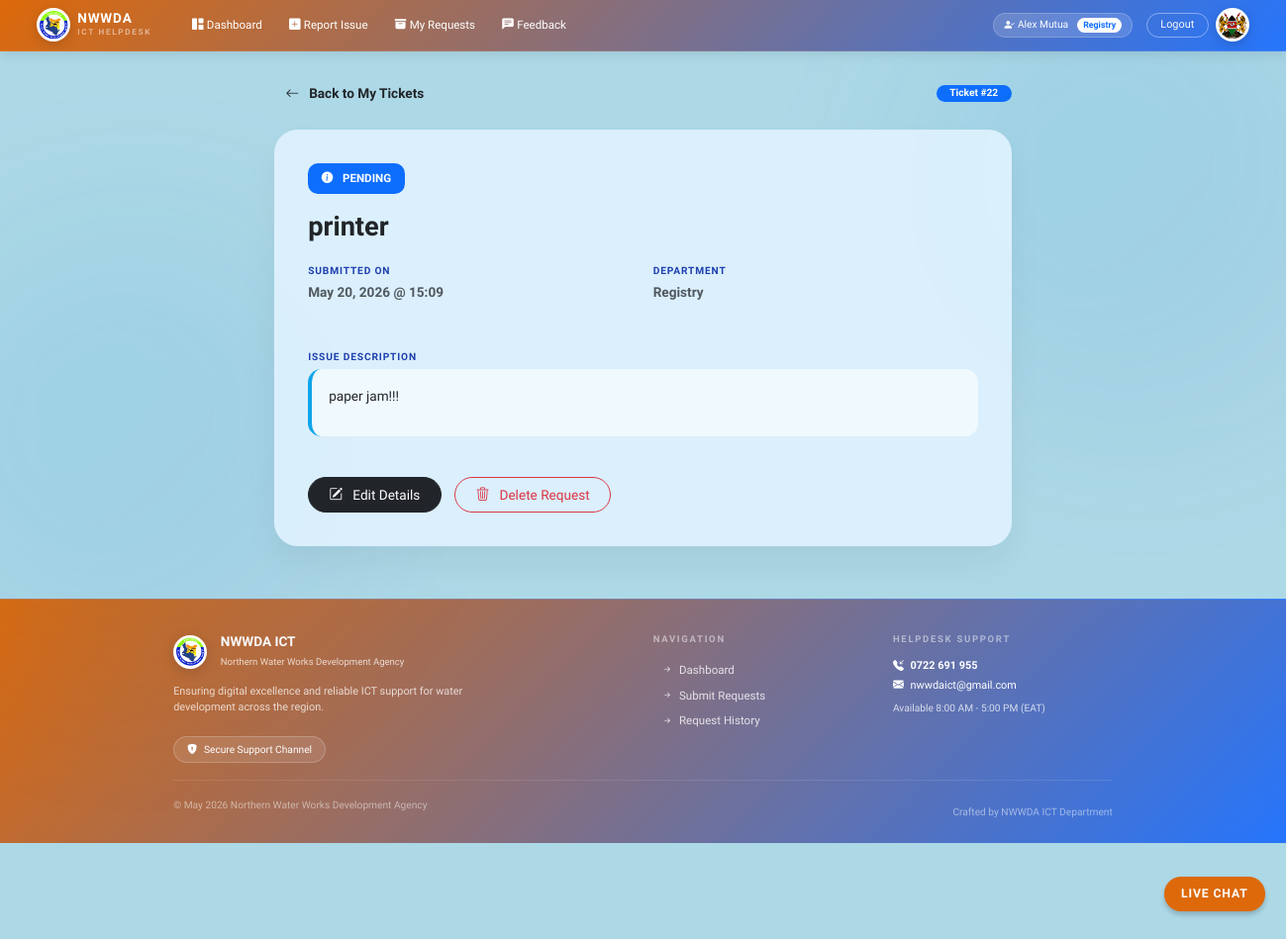
/ticket/22/ (signed in), run on the app's committed database.
### tickets/models.py (models this page shows, shortened)
class Profile(models.Model):
    user = models.OneToOneField(User, on_delete=models.CASCADE)
    department = models.CharField(max_length=50, choices=DEPARTMENTS, default='ICT')

class Ticket(models.Model):
    STATUS_CHOICES = [('Pending', 'Pending'), ('In Progress', 'In Progress'), ('Resolved', 'Resolved')]
    PRIORITY_CHOICES = [('Low', 'Low'), ('Medium', 'Medium'), ('High', 'High')]
    title = models.CharField(max_length=200)
    description = models.TextField()
    status = models.CharField(max_length=20, choices=STATUS_CHOICES, default='Pending')
    priority = models.CharField(max_length=20, choices=PRIORITY_CHOICES, default='Medium')
    created_by = models.ForeignKey(User, on_delete=models.CASCADE)
    created_at = models.DateTimeField(auto_now_add=True)
    updated_at = models.DateTimeField(auto_now=True)

### tickets/views.py (the view)
# urls.py: path('ticket/<int:pk>/', views.ticket_detail, name='ticket_detail'),
@login_required(login_url='/login/')
def ticket_detail(request, pk):
    ticket = get_object_or_404(Ticket, pk=pk, created_by=request.user)
    if ticket.status != 'Pending':
        messages.warning(request, "This ticket is now being processed by ICT and is locked for edits.")
        return redirect('my_tickets')
    return render(request, 'ticket_detail.html', {'ticket': ticket})

### tickets/context_processors.py (called while the page is built)
def ticket_stats(request):
    today = timezone.now().date()
    pending_count = Ticket.objects.filter(status__icontains='pending').count()
    in_progress_count = Ticket.objects.filter(status__icontains='progress').count()
    resolved_today = Ticket.objects.filter(
        status__icontains='resolved',
        updated_at__date=today
    ).count()
    total_resolved = Ticket.objects.filter(status__icontains='resolved').count()
    return {
        'pending_count': pending_count,
        'in_progress_count': in_progress_count,
        'resolved_today_count': resolved_today,
        'total_resolved_count': total_resolved,
        'resolved_count': resolved_today,
    }

### tickets/templates/ticket_detail.html (shortened to what this page needs)
{% extends 'base.html' %}
{% block content %}
<div class="blob blob-1"></div>
<div class="blob blob-2"></div>
<div class="container pt-2 pb-5 animate-up" style="max-width: 900px;">
    <div class="d-flex justify-content-between align-items-center mb-4">
        <a href="{% url 'my_tickets' %}" class="btn btn-link text-decoration-none text-dark fw-bold">
            <i class="bi bi-arrow-left me-2"></i> Back to My Tickets
        </a>
        <span class="badge bg-primary rounded-pill px-3">Ticket #{{ ticket.id }}</span>
    </div>
    <div class="glass-detail-card">
        <div class="status-badge {% if ticket.status == 'Resolved' %}bg-success text-white{% else %}bg-primary text-white{% endif %}">
            <i class="bi bi-info-circle-fill me-2"></i> {{ ticket.status|default:"Pending" }}
        </div>
        <h2 class="fw-bold text-dark mb-4">{{ ticket.title }}</h2>
        <div class="row mb-4">
            <div class="col-md-6 mb-3">
                <span class="meta-label">Submitted On</span>
                <p class="fw-bold text-muted">{{ ticket.created_at|date:"F d, Y @ H:i" }}</p>
            </div>
            <div class="col-md-6 mb-3">
                <span class="meta-label">Department</span>
                <p class="fw-bold text-muted">
                    {% if ticket.department %}
                        {{ ticket.department }}
                    {% else %}
                        {{ user.profile.department }}
                    {% endif %}
                </p>
            </div>
        </div>
        <div class="mb-5">
            <span class="meta-label">Issue Description</span>
            <div class="detail-box">
                {{ ticket.description|linebreaks }}
            </div>
        </div>
        <div class="d-flex gap-3">
            <a href="{% url 'update_ticket' ticket.pk %}" class="btn btn-dark rounded-pill px-4 py-2">
                <i class="bi bi-pencil-square me-2"></i> Edit Details
            </a>
            <a href="{% url 'delete_ticket' ticket.pk %}" class="btn btn-outline-danger rounded-pill px-4 py-2">
                <i class="bi bi-trash3 me-2"></i> Delete Request
            </a>
        </div>
    </div>
</div>
{% endblock %}

### tickets/templates/base.html (shortened to what this page needs)
{% load static %}
<!DOCTYPE html>
<html lang="en">
<head>
    <link href="https://cdn.jsdelivr.net/npm/bootstrap@5.3.0/dist/css/bootstrap.min.css" rel="stylesheet">
    <link rel="stylesheet" href="https://cdn.jsdelivr.net/npm/bootstrap-icons@1.11.1/font/bootstrap-icons.css">
</head>
<body>
<nav class="navbar navbar-expand-lg navbar-custom sticky-top">
    <div class="container-fluid">
        <a class="navbar-brand d-flex align-items-center" href="{% url 'home' %}">
            <img src="{% static 'images/logo.jpg' %}" alt="NWWDA Logo" class="brand-logo">
            <div class="ms-2">
                <div class="text-white fw-bold lh-1" style="letter-spacing: 1px; font-size: 1rem;">NWWDA</div>
                <div class="text-white-50 small fw-semibold" style="font-size: 0.6rem; text-transform: uppercase;">ICT Helpdesk</div>
            </div>
        </a>
        <div class="collapse navbar-collapse" id="navbarNav">
            <ul class="navbar-nav me-auto mb-2 mb-lg-0 ms-lg-3">
                <li class="nav-item"><a class="nav-link" href="{% url 'home' %}"><i class="bi bi-grid-1x2-fill me-1"></i>Dashboard</a></li>
                <li class="nav-item"><a class="nav-link" href="{% url 'create_ticket' %}"><i class="bi bi-plus-square-fill me-1"></i>Report Issue</a></li>
                <li class="nav-item"><a class="nav-link" href="{% url 'my_tickets' %}"><i class="bi bi-archive-fill me-1"></i>My Requests</a></li>
                <li class="nav-item"><a class="nav-link" href="{% url 'submit_feedback' %}"><i class="bi bi-chat-left-text-fill me-1"></i>Feedback</a></li>
            </ul>
            <div class="d-flex align-items-center gap-3">
                <div class="user-profile-tag d-none d-md-block">
                    <i class="bi bi-person-check-fill me-1"></i>{{ user.get_full_name }}
                    <span class="badge bg-white text-primary rounded-pill ms-2" style="font-size: 0.65rem; ">{{ user.profile.department }}</span>
                </div>
                <div class="d-flex align-items-center gap-2">
                    <form action="{% url 'staff_logout' %}" method="post" class="m-0">
                        <button type="submit" class="btn btn-outline-light btn-sm rounded-pill px-3" style="border-color: rgba(255,255,255,0.4); font-size: 0.8rem;">
                            Logout
                        </button>
                    </form>
                    <img src="{% static 'images/coa.png' %}" alt="Coat of Arms" class="brand-logo">
                </div>
            </div>
        </div>
    </div>
</nav>
<div class="container-main">
    <div class="animate-up">
        {% block content %}
        {% endblock %}
    </div>
</div>
<footer class="footer-custom">
    <div class="container">
        <div class="row g-4">
            <div class="col-lg-5">
                <div class="d-flex align-items-center mb-3">
                    <img src="{% static 'images/logo.jpg' %}" alt="Logo" class="brand-logo">
                    <div class="ms-3">
                        <h6 class="fw-bold mb-0">NWWDA ICT</h6>
                        <small class="opacity-75" style="font-size: 0.7rem;">Northern Water Works Development Agency</small>
                    </div>
                </div>
                <p class="opacity-75 pe-lg-5" style="font-size: 0.8rem;">
                    Ensuring digital excellence and reliable ICT support for water development across the region.
                </p>
                <div class="contact-pill mt-2">
                    <i class="bi bi-shield-lock-fill me-2"></i> Secure Support Channel
                </div>
            </div>
            <div class="col-lg-3 offset-lg-1">
                <h6 class="fw-bold text-uppercase mb-3 opacity-50 small" style="letter-spacing: 2px; font-size: 0.7rem;">Navigation</h6>
                <div class="d-flex flex-column">
                    <a href="{% url 'home' %}" class="footer-link"><i class="bi bi-arrow-right-short me-1"></i> Dashboard</a>
                    <a href="{% url 'create_ticket' %}" class="footer-link"><i class="bi bi-arrow-right-short me-1"></i> Submit Requests</a>
                    <a href="{% url 'my_tickets' %}" class="footer-link"><i class="bi bi-arrow-right-short me-1"></i> Request History</a>
                </div>
            </div>
            <div class="col-lg-3">
                <h6 class="fw-bold text-uppercase mb-3 opacity-50 small" style="letter-spacing: 2px; font-size: 0.7rem;">Helpdesk Support</h6>
                <p class="mb-1" style="font-size: 0.8rem;"><i class="bi bi-telephone-inbound-fill me-2"></i><strong>0722 691 955</strong></p>
                <p class="mb-1" style="font-size: 0.8rem;"><i class="bi bi-envelope-fill me-2"></i>nwwdaict@gmail.com</p>
                <p class="small opacity-75 mt-2" style="font-size: 0.75rem;">Available 8:00 AM - 5:00 PM (EAT)</p>
            </div>
        </div>
        <div class="footer-divider"></div>
        <div class="row align-items-center">
            <div class="col-md-6 small opacity-50 text-center text-md-start" style="font-size: 0.75rem;">
                <p>&copy; {% now "F Y" %} Northern Water Works Development Agency</p>
            </div>
            <div class="col-md-6 text-center text-md-end small opacity-50" style="font-size: 0.75rem;">
                Crafted by NWWDA ICT Department
            </div>
        </div>
    </div>
</footer>
<div class="live-chat-label">Live Chat</div>
</body>
</html>

### tickets/templates/base.html (style rules this page uses)
:root { --primary-gradient: linear-gradient(135deg, #dd690a 0%, #2575fc 100%); --navy-dark: #1a1a2e; --glass-white: rgba(255, 255, 255, 0.15); --bg-soft: #ffffff; }
body { background-color: var(--bg-soft); font-family: 'Exo 2', sans-serif !important; display: flex; flex-direction: column; min-height: 100vh; margin: 0; zoom: 0.85; }
.navbar-custom { background: var(--primary-gradient); backdrop-filter: blur(10px); border-bottom: 1px solid rgba(255, 255, 255, 0.1); padding: 0.3rem 2rem !important; box-shadow: 0 4px 15px rgba(0, 0, 0, 0.1); }
.brand-logo { height: 40px !important; width: 40px !important; object-fit: cover; border-radius: 50%; border: 2px solid rgba(255, 255, 255, 0.8); background-color: #ffffff; padding: 2px; filter: drop-shadow(0px 4px 6px rgba(0,0,0,0.15)); transition: transform 0.3s ease; }
.nav-link { color: rgb(255, 255, 255) !important; font-weight: 500; margin: 0 8px; transition: all 0.3s ease; font-size: 0.85rem !important; }
.user-profile-tag { background: var(--glass-white); padding: 4px 12px; border-radius: 50px; color: white; font-size: 0.75rem; border: 1px solid rgba(255, 255, 255, 0.2); }
.container-main { flex: 1; padding: 15px 15px; }
.footer-custom { background: var(--primary-gradient); color: white; padding: 40px 0 20px 0; border-top: 1px solid rgba(255, 255, 255, 0.1); margin-top: auto; }
.footer-link { color: rgba(255, 255, 255, 0.8) !important; text-decoration: none; font-weight: 500; transition: all 0.3s ease; display: inline-block; padding: 4px 10px; border-radius: 50px; margin-bottom: 2px; font-size: 0.85rem; }
.footer-divider { border-top: 1px solid rgba(255, 255, 255, 0.1); margin: 20px 0 20px 0; }
.contact-pill { background: rgba(255, 255, 255, 0.1); border: 1px solid rgba(255, 255, 255, 0.2); padding: 6px 15px; border-radius: 50px; display: inline-flex; align-items: center; font-size: 0.75rem; }
.live-chat-label { position: fixed; bottom: 95px; right: 25px; background: #dd690a; color: white; padding: 10px 20px; border-radius: 20px; font-size: 0.9rem; font-weight: 700; box-shadow: 0 4px 6px rgba(0,0,0,0.2); z-index: 999998; pointer-events: none; text-transform: uppercase; letter-spacing: 1px; }
.navbar-brand { font-family: 'Orbitron', sans-serif !important; letter-spacing: 2px; }
.animate-up { animation: fadeInUp 0.7s ease-out forwards; }

### tickets/templates/ticket_detail.html (style rules this page uses)
.animate-up { animation: slideInUp 0.6s ease-out forwards; }
body { background-color: #ADD8E6; overflow-x: hidden; font-family: system-ui, -apple-system, sans-serif; }
.blob { position: fixed; width: 550px; height: 550px; background: linear-gradient(135deg, rgba(14, 165, 233, 0.1) 0%, rgba(30, 64, 175, 0.05) 100%); filter: blur(90px); border-radius: 50%; z-index: -1; }
.blob-1 { top: -120px; right: -120px; }
.blob-2 { bottom: -120px; left: -120px; }
.glass-detail-card { background: rgba(224, 242, 254, 0.9); backdrop-filter: blur(15px); border-radius: 28px; padding: 40px; box-shadow: 0 20px 40px rgba(0, 0, 0, 0.05); }
.status-badge { padding: 8px 16px; border-radius: 12px; font-weight: 700; font-size: 0.85rem; text-transform: uppercase; display: inline-block; margin-bottom: 20px; }
.meta-label { font-weight: 700; color: #1e40af; margin-bottom: 5px; font-size: 0.75rem; text-transform: uppercase; letter-spacing: 1px; display: block; }
.detail-box { background: rgba(255, 255, 255, 0.6); padding: 20px; border-radius: 16px; border-left: 5px solid #0ea5e9; }

### data on the page
Ticket: id "22", status "PENDING", title "printer", created_at "May 20, 2026 @ 15:09", description "paper jam!!!"

### other printed values
{{ user.get_full_name }} "Alex Mutua"
{{ user.profile.department }} "Registry"
